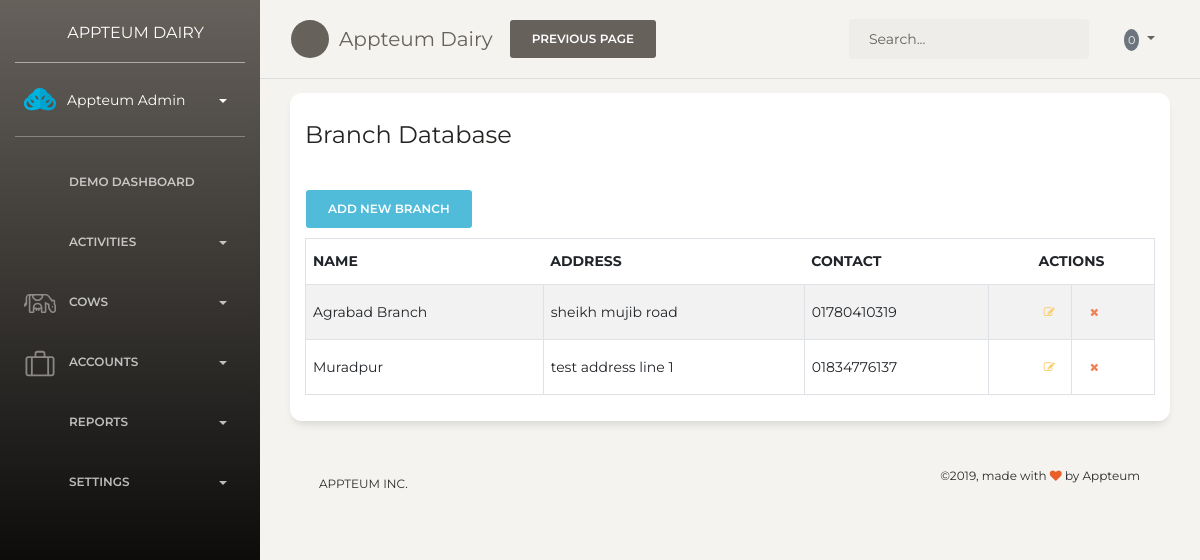
Screenshot of /index.php/branch with the database file from the repository.
### tables this page shows
CREATE TABLE `branches` (
  `id` int(11) NOT NULL,
  `name` varchar(80) NOT NULL,
  `address_line_1` text NOT NULL,
  `address_line_2` text,
  `country` varchar(80) NOT NULL,
  `state` varchar(80) NOT NULL,
  `city` varchar(80) NOT NULL,
  `contact` varchar(20) NOT NULL,
  `created_by` timestamp NOT NULL DEFAULT CURRENT_TIMESTAMP,
  `status` tinyint(1) NOT NULL DEFAULT '1'
);

### application/controllers/Branch.php (called while the page is built, shortened)
<?php
class Branch extends CI_Controller {
	public function __construct()
	{
		$this->load->model('branches');
	}
	public function index()
	{
		$data['branches'] = $this->branches->show();
		$data['content'] = $this->load->view('branch/branch',$data,true);
		$this->load->view('layout/master',$data);
	}
}

### index.php (called while the page is built, shortened)
<?php
require_once BASEPATH.'core/CodeIgniter.php';

### application/models/Branches.php (called while the page is built, shortened)
<?php
class Branches extends CI_Model {
    protected $table = 'branches';
    public function show(){
        $query =  $this->db->get($this->table);
        return $query->result();
    }
}

### application/views/branch/branch.php (the view, shortened to what this page needs)
<div class="content">
<div class="printarea">
  <div class="row">
    <div class="col-md-12">
      <div class="card">
        <div class="card-header">
          <h4 class="card-title">Branch Database</h4>
        </div>
        <div class="card-body">
          <div class="toolbar">
            <a href="<?php echo base_url('branch/create') ?>" class="btn btn-info">Add New Branch</a>
          </div>
          <table id="datatable" class="table table-striped table-bordered" cellspacing="0" width="100%">
            <thead>
              <tr>
                <th>Name</th>
                <th>Address</th>
                <th>Contact</th>
                <th colspan="2" class="disabled-sorting text-center">Actions</th>
              </tr>
            </thead>
            <tbody>
              <?php foreach ($branches as  $value) { ?>
            <tr>
                <td><?php echo $value->name; ?></td>
                <td><?php echo $value->address_line_1; ?></td>
                <td><?php echo $value->contact; ?></td>
                <td class="text-right">
                  <a href="<?php echo base_url('branch/edit/'.$value->id) ?>" class="btn btn-warning btn-link btn-icon btn-sm edit"><i class="fa fa-edit"></i></a>
                </td>
                <td>
                   <a href="<?php echo base_url('branch/delete/'.$value->id) ?>" onclick="return confirm('Are you sure?')" class="btn btn-danger btn-link btn-icon btn-sm remove"> <i class="fa fa-times"></i></a>
                </td>
              </tr>
            <?php } ?>
            </tbody>
          </table>
        </div>
      </div>
    </div>
  </div>
</div>
</div>

### rows the page displays
branches: name "Agrabad Branch", address_line_1 "sheikh mujib road", contact "01780410319"
branches: name "Muradpur", address_line_1 "test address line 1", contact "01834776137"
